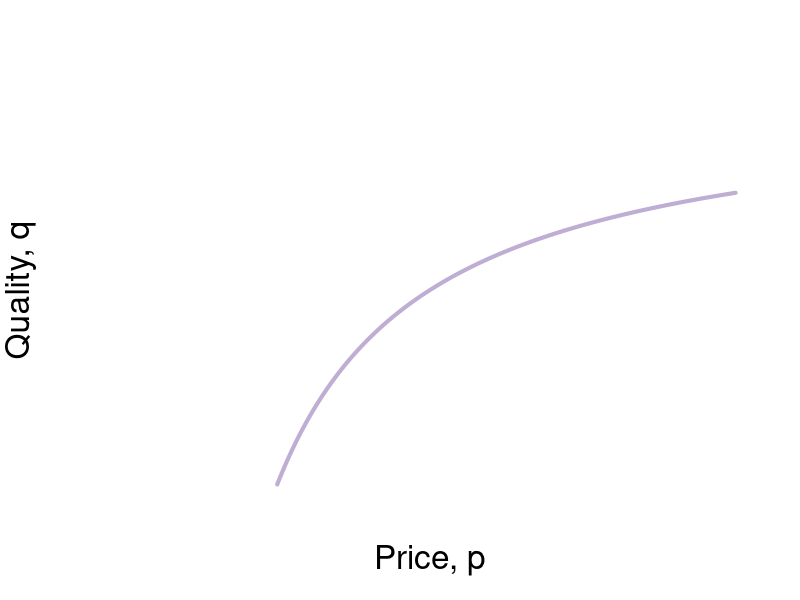

Recreate this plot in R. (Note: this script raises an error after producing the figure.)
require(ggplot2)
require(shape)
pdf(file = "ch11_fig4_2.pdf", width = 9, height = 7)
brfFn <- function(p, delta = 5) {
  1 - (2 * delta) /p
}

isovhigh1 <- function(p, delta = 1.25, v = 5){
  (sqrt(p^2 - 4 * delta * v) - p + 2*v)/( 2 * v )
}

isovlow1 <- function(p, delta = 1.25, v = 5){
  (-sqrt(p^2 - 4 * delta * v) - p + 2*v)/( 2 * v )
}

solowCondition <- function(p, delta = 5){
  (p*(1/(8*delta)))
}

#COL <- c("#1B9E77", "#D95F02", "#7570B3", "#E7298A", "#66A61E", "#E6AB02", "#A6761D", "#666666")
COL <- c("#7fc97f", "#beaed4", "#fdc086", "#ffff99")
par(mar =  c(5, 5, 4, 2))
xlims <- c(0, 40)
ylims <- c(0, 1)


plot(0, 0, xlim = xlims, ylim = ylims, type = "n",
     xlab = expression(paste("Price, ", p)),
     ylab = expression(paste("Quality, ", q)),
     xaxt = "n", yaxt = "n", cex.lab = 2, bty = "n")

npts <- 500 
npts2 <- 501
#Specify the sequences of points for graphing. 
xx1 <- seq(10, xlims[2], length.out = npts)
xx2 <- seq(xlims[1], xlims[2], length.out = npts)
xx3 <- seq(xlims[1], xlims[2], length.out = npts2)
xx4 <- seq(xlims[1], 6.125, length.out = npts2)
#yy1 <- isovhigh(xx3, delta = 5, v = 20)

#Draw the lines for the graphs
lines(xx1, brfFn(xx1), col = COL[2], lwd = 4)
lines(xx3, isovhigh(xx3, v = 5, delta = 1.25), col = COL[1], lwd = 4)
lines(xx4, isovlow(xx4, v = 5, delta = 1.25), col = COL[1], lwd = 4)
lines(xx2, solowCondition(xx2, delta = 5), col = COL[3], lwd = 4)

#Customize ticks and labels for the plot
ticksy <- c(0, 0.5, 1)
ylabels <- c(0, expression(paste(frac(1,2))), 1)
ticksx <- c(0, 10, 20, 40)
xlabels <- c(0, expression(paste(2*delta)), expression(paste(4*delta)), 40)
axis(1, at = ticksx, pos = 0, labels = xlabels)
axis(2, at = ticksy, pos = 0, labels = ylabels, las = 1)

#Annotation of the three graphs and the NE
text(5, 0.3, expression(paste("Iso-profit: ", frac(q, p) ," = ", frac(1, 8*delta))))
text(35, 0.62, expression(paste("BRF: q = ", 1 - frac(2*delta, p))))
text(28, 0.1, expression(paste("Iso-v curve: v = ", v,"*")))
text(19, 0.55, expression(paste("NE")))

#Lines for the coordinates of the Nash equilbrium
segments(20, 0, 20, 0.5, lty = 2, col = "darkgray")
segments(0, 0.5, 20, 0.5, lty = 2, col = "darkgray")

#Add a point for the NE
points(20, 0.5, pch = 16, col = "black", cex = 1.5)

#Add a point for f. referred to in the text
points(26, 0.72, pch = 16, col = "black", cex = 1.2)
text(26.5, 0.74, expression(paste("f")))

#Arrow to Pareto-improving Lens
Arrows(20, 0.8, 23.8, 0.68, col = "black", lty = 1, lwd = 3)
text(20, 0.82, expression(paste("Pareto-Improving Lens")))

dev.off()
